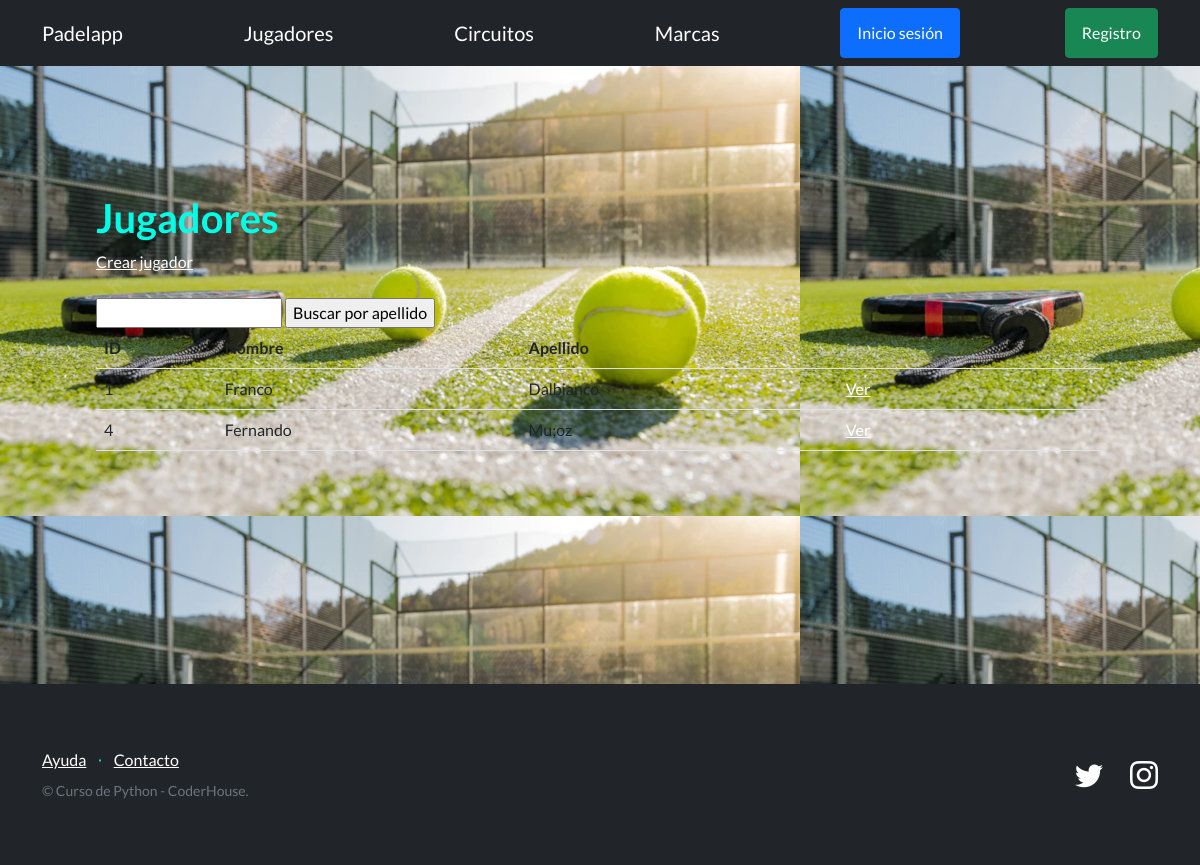
The app's page /PadelApp/jugadores/, older data.
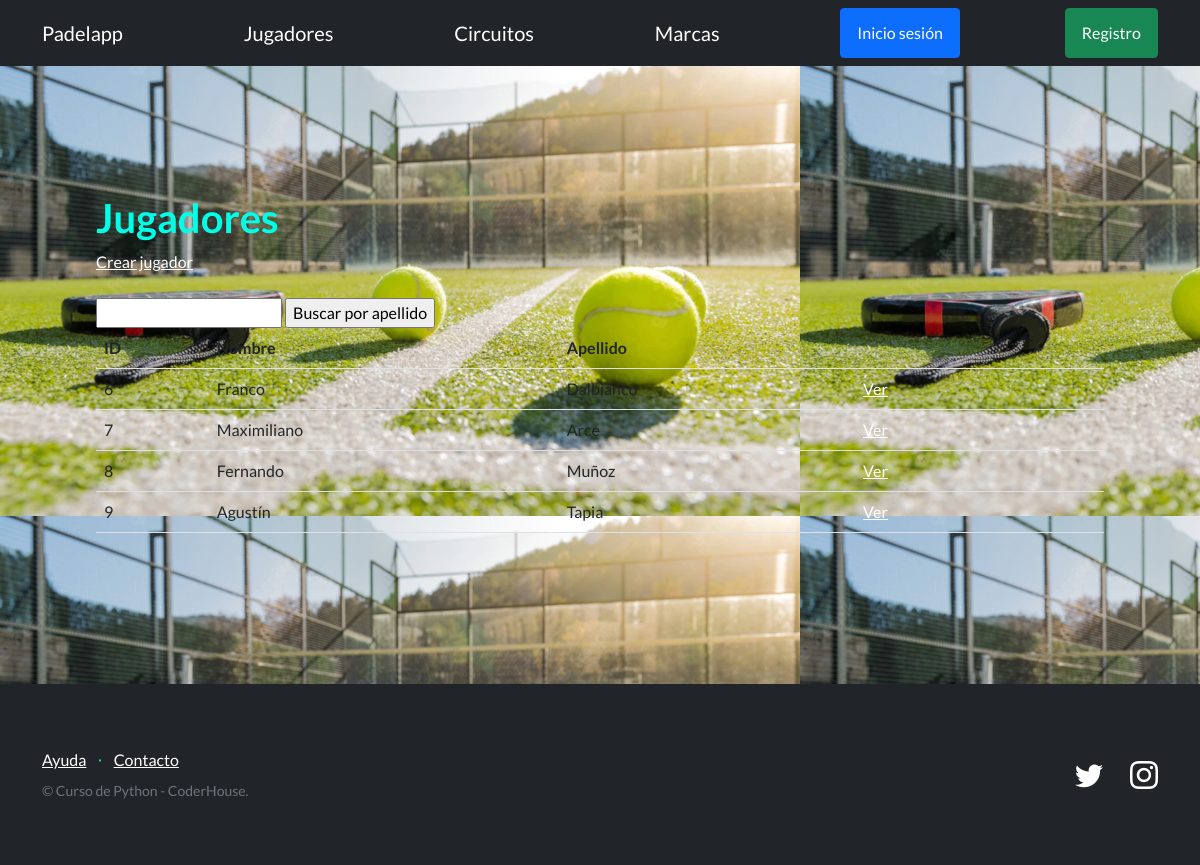
The same page, newer data.
### PadelApp/models.py (models this page shows, shortened)
class Jugadores(models.Model):
    nombre =  models.CharField(max_length=64)
    apellido =  models.CharField(max_length=64)
    nacionalidad =  models.CharField(max_length=64)
    edad = models.IntegerField()
    circuito = models.CharField(max_length=64)
    marca = models.CharField(max_length=64, blank=True)
    creador = models.ForeignKey(User, on_delete=models.SET_NULL, null=True)

### PadelApp/views.py (the view)
# urls.py: path("jugadores/", JugadorListView.as_view(), name="listar_jugadores" ),
class JugadorListView(ListView):
    model = Jugadores
    template_name = 'PadelApp/jugadores2.html'

### PadelApp/templates/PadelApp/jugadores2.html (shortened to what this page needs)
{% extends "PadelApp/base2.html" %}
{% block contenido %}
<section>
    <div>
      <h1>Jugadores</h1>
      <a href="{% url "crear_jugador" %}">Crear jugador</a>
      <br><br>
      <form action="{% url 'buscar_jugador' %}" method="get">
        <input type="text" name="q">
        <input type="submit" value="Buscar por apellido">
      </form>
      <table class="table">
        <tbody>
          <tr>
            <th>ID</th>
            <th>Nombre</th>
            <th>Apellido</th>
            <th></th>
            <th></th>
            <th></th>
          </tr>
          {% for jugador in object_list %}
          <tr>
            <td>{{ jugador.id }}</td>
            <td>{{ jugador.nombre }}</td>
            <td>{{ jugador.apellido }}</td>
            <td>
                <a href = "{% url "detalle_jugador" jugador.id %}">Ver</a>
            </td>
            <td>
            </td>
            <td>
            </td>
          </tr>
          {% endfor %}
        </tbody>
      </table>
    </div>
  </section>
{% endblock contenido %}

Row changes from the older to the newer data that the page shows:
removed Jugadores: id "1", nombre "Franco", apellido "Dalbianco"
removed Jugadores: id "4", nombre "Fernando", apellido "Mu;oz"
added Jugadores: id "6", nombre "Franco", apellido "Dalbianco"
added Jugadores: id "7", nombre "Maximiliano", apellido "Arce"
added Jugadores: id "8", nombre "Fernando", apellido "Muñoz"
added Jugadores: id "9", nombre "Agustín", apellido "Tapia"
